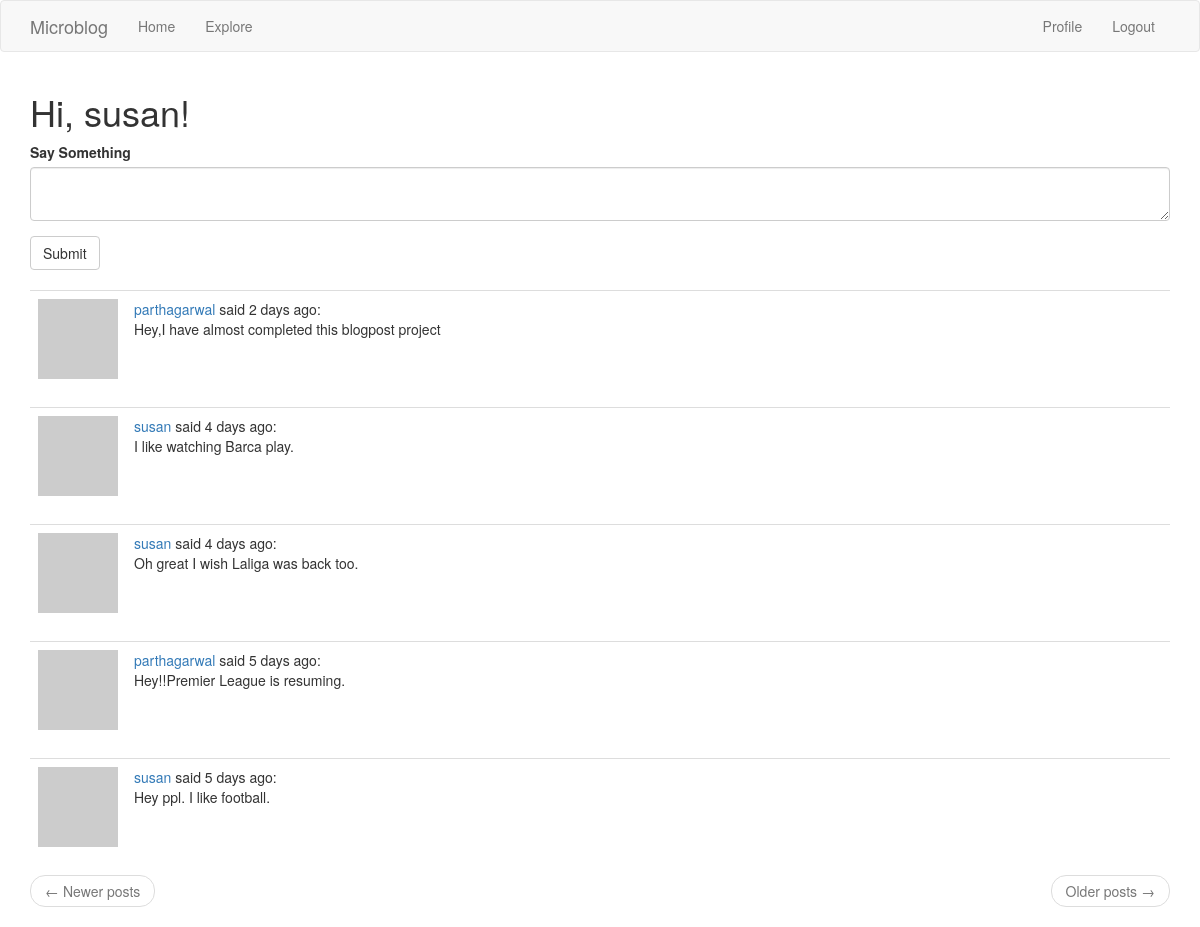
Before: /index (signed in) with the older database file.
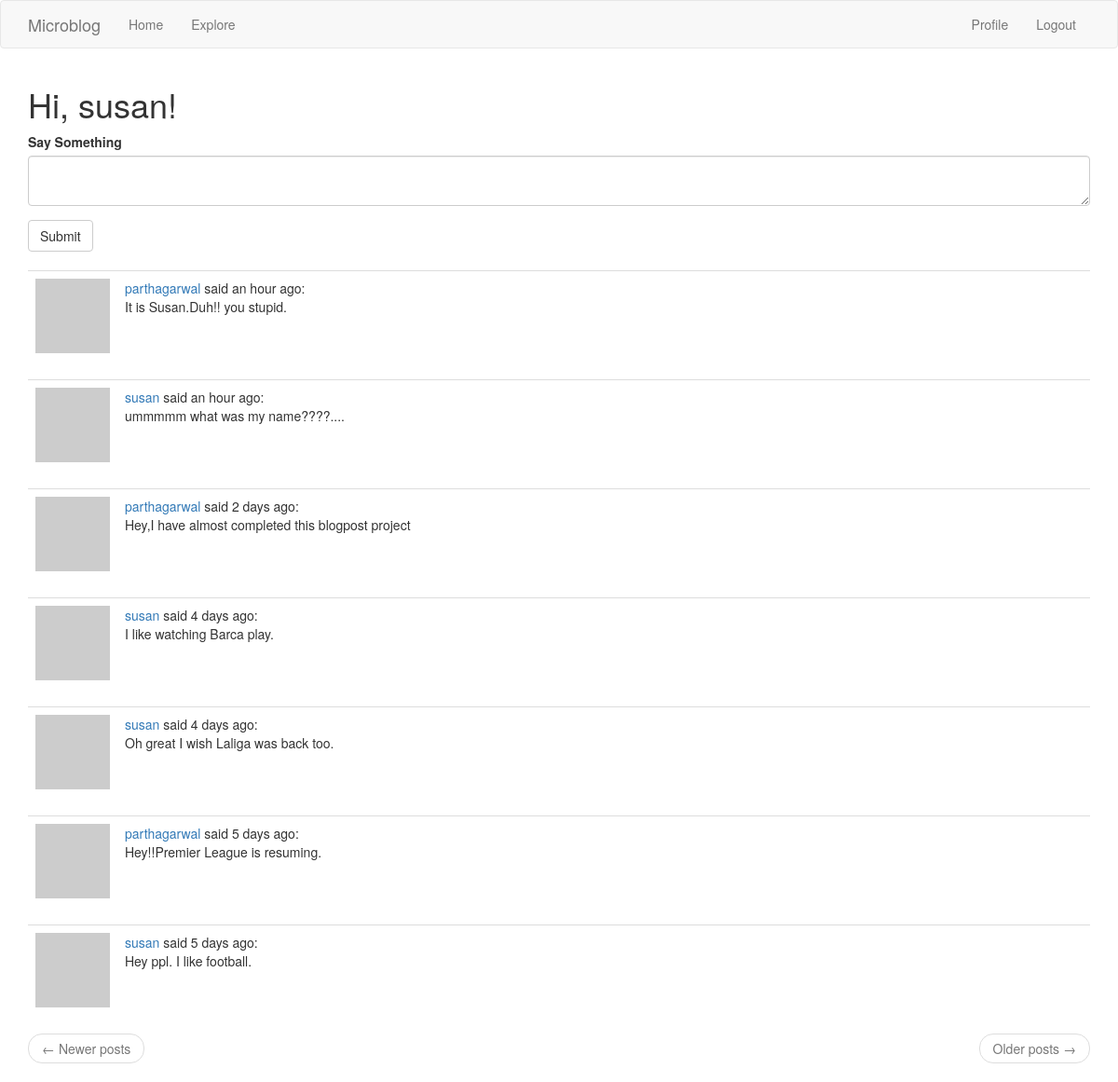
After: the same page with the newer database file.
### app/models.py (models this page shows, shortened)
class Post(db.Model):
    id = db.Column(db.Integer , primary_key=True)
    body = db.Column(db.String(140))
    timestamp = db.Column(db.DateTime , index=True, default=datetime.utcnow)
    user_id = db.Column(db.Integer, db.ForeignKey('user.id'))

class User(UserMixin , db.Model):
    id = db.Column(db.Integer , primary_key = True)
    username = db.Column(db.String(64) , index=True , unique=True)
    email = db.Column(db.String(120) , index=True , unique=True)
    password_hash = db.Column(db.String(128))
    posts = db.relationship('Post', backref='author', lazy='dynamic')
    about_me = db.Column(db.String(140))
    last_seen = db.Column(db.DateTime, default=datetime.utcnow)
    followed = db.relationship(
        'User',secondary = followers,
        primaryjoin = (followers.c.follower_id == id),
        secondaryjoin = (followers.c.followed_id == id),
        backref=db.backref('followers', lazy='dynamic'), lazy='dynamic'
    )
    def avatar(self,size):
        digest = md5(self.email.lower().encode('utf-8')).hexdigest()
        return 'https://www.gravatar.com/avatar/{}?d=identicon&s={}'.format(digest, size)
    def followed_posts(self):
        followed = Post.query.join(
            followers, (followers.c.followed_id == Post.user_id)).filter(
                followers.c.follower_id == self.id)
        own = Post.query.filter_by(user_id=self.id)
        return followed.union(own).order_by(Post.timestamp.desc())

### app/routes.py (the view)
@app.route('/', methods=['GET','POST'])
@app.route('/index',methods=['GET','POST'])
@login_required
def index():
    form = PostForm()
    if form.validate_on_submit():
        post = Post(body=form.post.data, author=current_user)
        db.session.add(post)
        db.session.commit()
        flash('Your post is now live!')
        return redirect(url_for('index'))
    page = request.args.get('page', 1, type=int)
    posts = current_user.followed_posts().paginate(page, app.config['POSTS_PER_PAGE'], False)
    next_url = url_for('index', page=posts.next_num) if posts.has_next else None
    prev_url = url_for('index', page=posts.prev_num) if posts.has_next else None
    return render_template('index.html' , title = 'Home' , form=form , posts = posts.items,next_url=next_url,prev_url=prev_url)

### app/forms.py
class PostForm(FlaskForm):
    post = TextAreaField('Say Something',validators = [DataRequired(),Length(min=1,max=140)])
    submit = SubmitField('Submit')

### app/models.py (called while the page is built)
@login.user_loader
def load_user(id):
    return User.query.get(int(id))

### app/routes.py (called while the page is built)
@app.before_request
def before_request():
    if current_user.is_authenticated:
        current_user.last_seen = datetime.utcnow()
        db.session.commit()

### app/templates/index.html
{% extends "base.html" %}
{% import 'bootstrap/wtf.html' as wtf %}
{% block app_content %}
    <h1>Hi, {{ current_user.username }}!</h1>
    {% if form %}
    {{ wtf.quick_form(form) }}
    <br>
    {% endif %}
    {% for post in posts %}
        {% include '_post.html' %}
    {% endfor %}
    <nav aria-label="...">
        <ul class="pager">
            <li class="previous{% if not prev_url %} disabled{% endif %}">
                <a href="{{ prev_url or '#' }}">
                    <span aria-hidden="true">&larr;</span> Newer posts
                </a>
            </li>
            <li class="next{% if not next_url %} disabled{% endif %}">
                <a href="{{ next_url or '#' }}">
                    Older posts <span aria-hidden="true">&rarr;</span>
                </a>
            </li>
        </ul>
    </nav>
{% endblock %}

### app/templates/_post.html
    <table class="table table-hover">
        <tr>
            <td width="70px">
                <a href="{{ url_for('user', username=post.author.username) }}">
                    <img src="{{ post.author.avatar(70) }}" />
                </a>
            </td>
            <td>
                <a href="{{ url_for('user', username=post.author.username) }}">
                    {{ post.author.username }}
                </a>
                said {{ moment(post.timestamp).fromNow() }}:
                <br>
                {{ post.body }}
            </td>
        </tr>
    </table>

Changed rows visible on the page:
added Post: author.username "parthagarwal", timestamp "an hour ago", body "It is Susan.Duh!! you stupid."
added Post: author.username "susan", timestamp "an hour ago", body "ummmmm what was my name????...."
